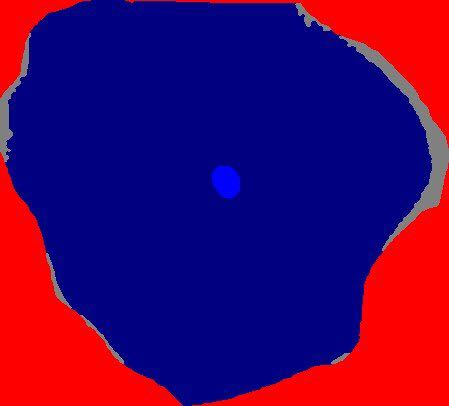
#> input picture mask.jpg, 449 x 406 px
$ python main6.py
#> lines starting #> are read from the running program, lines starting #| are printed output that depends on the picture; after the words box and inside, x2 and y2 are one past the last pixel; in counts of white or black regions, pixels touching at a corner belong together
import cv2
#import matplotlib
import matplotlib.pyplot as plt
import numpy as np


# Load image, grayscale, Gaussian blur, Otsu's threshold
image = cv2.imread("mask.jpg")
#> image is the input picture: shape (406, 449, 3); mean B, G, R 94.1, 4.1, 72.9
gray = cv2.cvtColor(image, cv2.COLOR_BGR2GRAY)
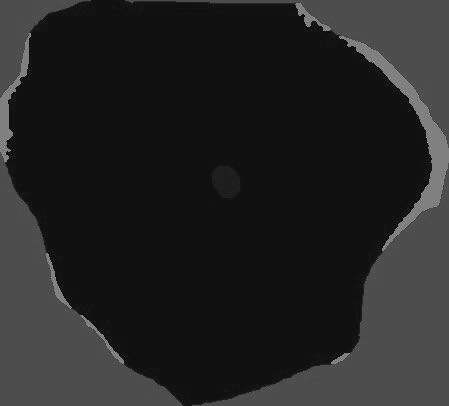
#> gray: shape (406, 449); min 4, max 194, mean 35
#red = cv2.cvtColor(image, cv2.COLOR_BGR2RED)

blur = cv2.GaussianBlur(gray, (5,5), 0)
thresh = cv2.threshold(blur, 1, 255, cv2.THRESH_BINARY_INV + cv2.THRESH_OTSU)[1]
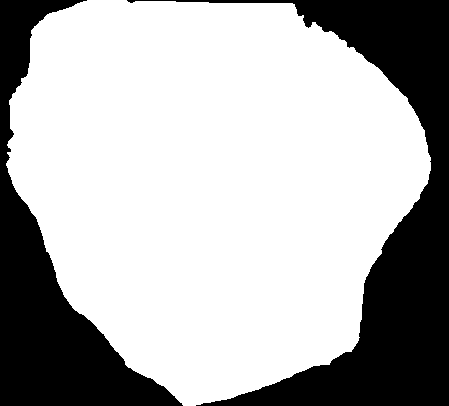
#> thresh: shape (406, 449); 69.9% white; 2 black regions, box (x1, y1, x2, y2) and area: (127, 0, 449, 406) 32876, (0, 0, 183, 406) 22039
thresh1 = cv2.threshold(gray, 2, 20, cv2.THRESH_BINARY_INV + cv2.THRESH_OTSU)[1]
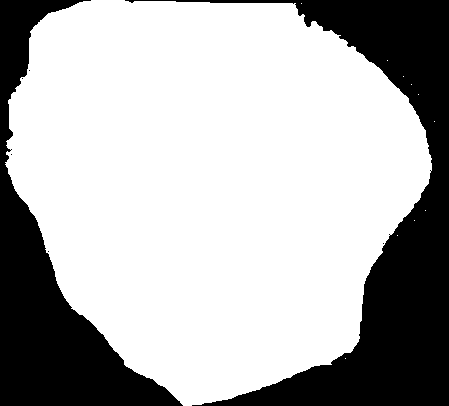
#> thresh1: shape (406, 449); values 0 (black) and 20 (white), 70.2% white; 7 black regions (5 under 20 px), largest, box (x1, y1, x2, y2) and area: (125, 0, 449, 406) 32555, (0, 0, 183, 406) 21781
thresh2 = cv2.threshold(gray, 3, 150, cv2.THRESH_BINARY_INV + cv2.THRESH_OTSU)[1]
print(thresh)
#> (printed output is left out)
print(thresh1)
#> (printed output is left out)
print(thresh2)
#> (printed output is left out)

# Find bounding box
x ,y, w, h = cv2.boundingRect(thresh)
#> x = 6; y = 0; w = 425; h = 406
#cv2.rectangle(image, (x, y), (x + w, y + h), (36,255,12), 2)
cv2.rectangle(image, (x, y), (x + w, y + h), (36,255,12), 2)
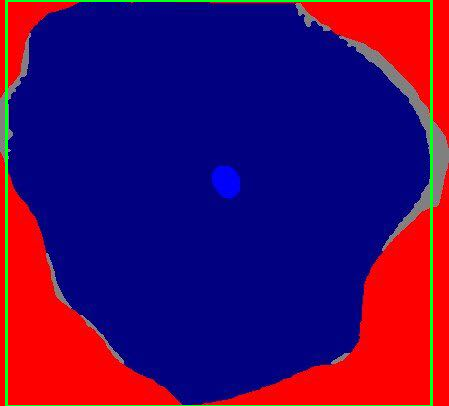
#> image: shape (406, 449, 3); 2.03% of pixels changed, all inside (x1, y1, x2, y2) = (5, 0, 433, 406)

cv2.putText(image, "w={},h={}".format(w,h), (x,y - 10), cv2.FONT_HERSHEY_SIMPLEX, 0.9, (39,255,12), 2)

cv2.imshow("thresh", thresh)
cv2.imshow("thresh1", thresh1)
cv2.imshow("thresh2", thresh2)
cv2.imshow("image", image)
#plt.imshow()
cv2.waitKey()
